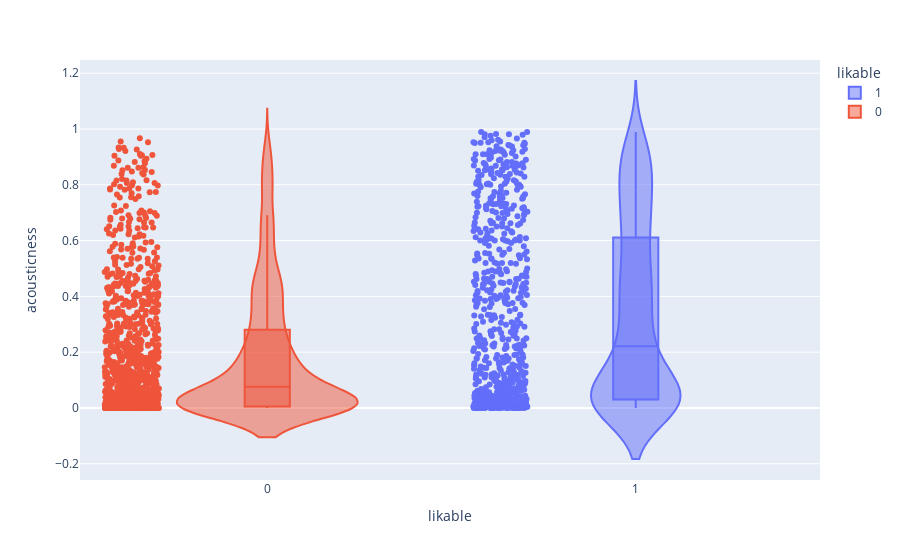

Notebook cell for this chart:
### Code cell
# One insight I found in from the previous visualizations was the spread of the acousticness feature.
# This feature represents the probability that a song is accoustic.
# To find more details, I created a violin chart from Plotly Express. 
# It appears that my liked songs have a larger spread within this feature 
# compared to disliked songs. 

fig = px.violin(df, y='acousticness', x='likable', box=True, points='all', color='likable')
fig.show()

### Figure 1 — Plotly figure (JSON) as saved in the notebook; plotly's stock layout.template omitted (floating-point values rounded to 4 significant figures; data arrays with more than 128 entries replaced by an {"elided": "..."} marker saying what was removed)
{"data": [{"alignmentgroup": "True", "box": {"visible": true}, "hovertemplate": "likable=%{x}<br>acousticness=%{y}<extra></extra>", "legendgroup": "1", "marker": {"color": "#636efa"}, "name": "1", "offsetgroup": "1", "orientation": "v", "points": "all", "scalegroup": "True", "showlegend": true, "type": "violin", "x": {"elided": "716 int values"}, "x0": " ", "xaxis": "x", "y": {"elided": "716 float values"}, "y0": " ", "yaxis": "y"}, {"alignmentgroup": "True", "box": {"visible": true}, "hovertemplate": "likable=%{x}<br>acousticness=%{y}<extra></extra>", "legendgroup": "0", "marker": {"color": "#EF553B"}, "name": "0", "offsetgroup": "0", "orientation": "v", "points": "all", "scalegroup": "True", "showlegend": true, "type": "violin", "x": {"elided": "1171 int values"}, "x0": " ", "xaxis": "x", "y": {"elided": "1171 float values"}, "y0": " ", "yaxis": "y"}], "layout": {"legend": {"title": {"text": "likable"}, "tracegroupgap": 0}, "margin": {"t": 60}, "violinmode": "overlay", "xaxis": {"anchor": "y", "categoryarray": [1, 0], "categoryorder": "array", "domain": [0, 1], "title": {"text": "likable"}}, "yaxis": {"anchor": "x", "domain": [0, 1], "title": {"text": "acousticness"}}}}
